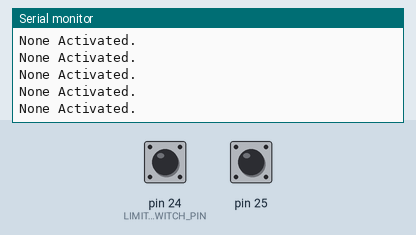
This sketch was run on a simulated Arduino Mega 2560, built with avr-gcc and run on an emulated ATmega2560. Parts: the last lines printed to the serial monitor. The test bench sets the inputs (shaded band); at power-on: pin 24 (LIMIT_SWITCH_PIN) HIGH, pin 25 HIGH.

Above: at 1.2 s.
1.3 s: pin 24 (LIMIT_SWITCH_PIN) pulled LOW for 0.15 s
At 1.31 s:
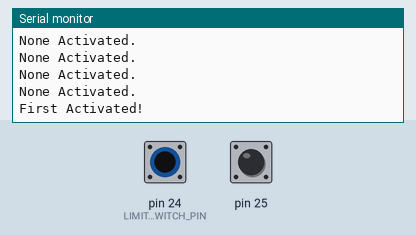
2.9 s: pin 25 pulled LOW for 0.15 s
At 2.91 s:
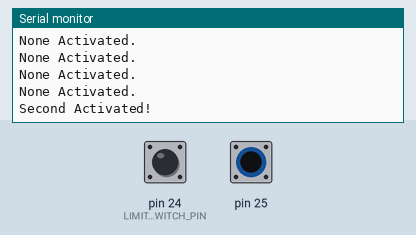

The sketch:

switch.ino
```cpp
/*
    ARDUINO LIMIT SWITCH TUTORIAL: NORMALLY CLOSED
    By: TheGeekPub.com
    More Arduino Tutorials: https://www.thegeekpub.com/arduino-tutorials/
*/

#define LIMIT_SWITCH_PIN 24

void setup() {
  Serial.begin(9600);
  pinMode(LIMIT_SWITCH_PIN, INPUT_PULLUP);
  pinMode(25, INPUT_PULLUP);
}

void loop() {

  if (digitalRead(LIMIT_SWITCH_PIN) == LOW)
  {
    Serial.println("First Activated!");
  }

  else if (digitalRead(25) == LOW)
  {
    Serial.println("Second Activated!");
  }

  else
  {
    Serial.println("None Activated.");
  }

  delay(100);
}
```

Measured:
- after the input at 1.3 s, the serial monitor: prints a new line at once (image 1)
- after the input at 2.9 s, the serial monitor: prints a new line at once (image 2)
